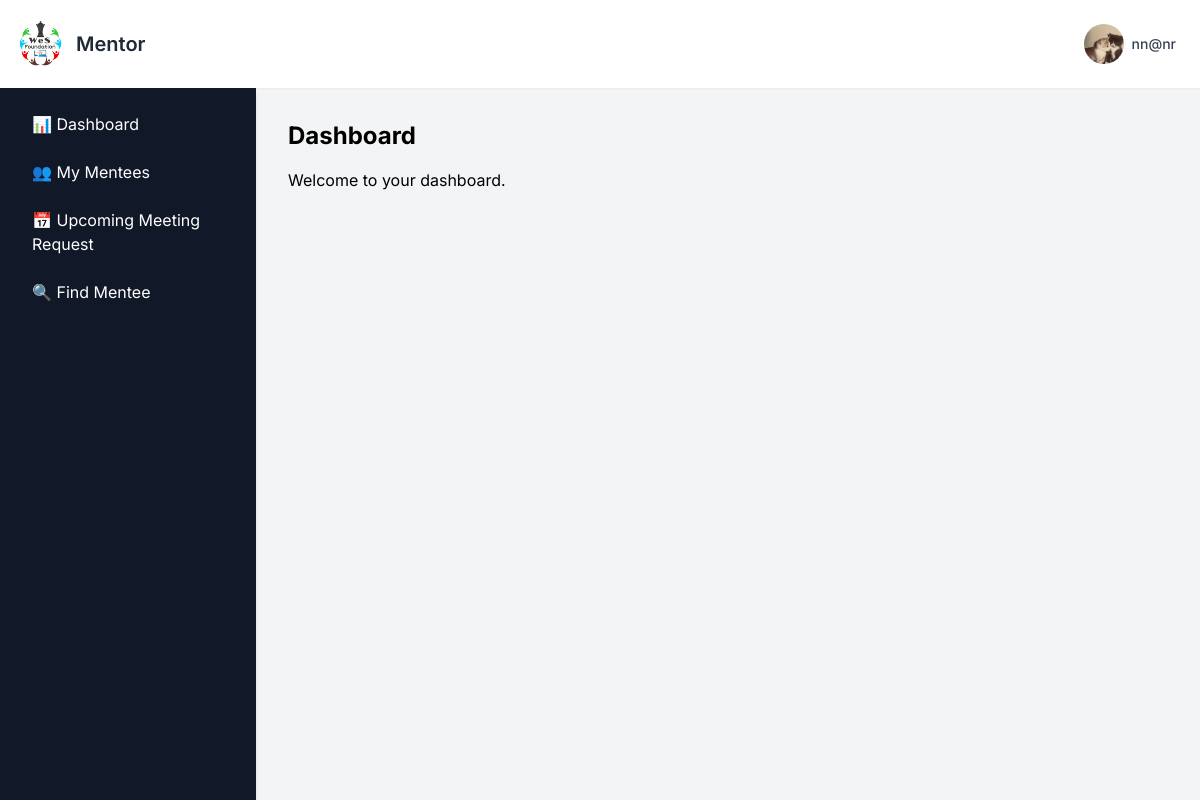
The app's page /mentordashboard (signed in) with its own data.
### app.py (models this page shows, shortened)
class MentorProfile(db.Model):
    __tablename__="mentor_profile"
    id = db.Column(db.Integer, primary_key=True)
    user_id= db.Column(db.Integer, db.ForeignKey("signup_details.id"),nullable=False)
    profession = db.Column(db.String(100))
    organisation = db.Column(db.String(150))
    whatsapp = db.Column(db.String(20))
    location = db.Column(db.String(100))
    education = db.Column(db.String(150))
    language = db.Column(db.String(100))
    availability = db.Column(db.String(100))
    connect_frequency = db.Column(db.String(100))
    preferred_communication = db.Column(db.String(100))
    social_link = db.Column(db.String(200))
    why_mentor = db.Column(db.Text)
    additional_info = db.Column(db.Text)
    profile_picture = db.Column(db.String(100))
    years_of_experience = db.Column(db.String(100))
    status = db.Column(db.String(20), default="pending")

class User(db.Model):
    __tablename__ = "signup_details"
    id = db.Column(db.Integer, primary_key=True)
    name = db.Column(db.String(100), nullable=False)
    email = db.Column(db.String(100), unique=True, nullable=False)
    password = db.Column(db.String(200), nullable=False)   # length thoda bada
    user_type = db.Column(db.String(10), nullable=False)
    mentor_profile = db.relationship("MentorProfile", backref="user", uselist=False)

### app.py (the view)
@app.route("/mentordashboard")
def mentordashboard():
    if "email" in session and session.get("user_type") == "1":
        user = User.query.filter_by(email=session["email"]).first()
        all_mentees = MenteeProfile.query.all()
        return render_template(
            "mentordashboard.html",
            show_sidebar=True,
            user_email=session["email"],
            all_mentees=all_mentees,
            active_section="dashboard"
        )
    return redirect(url_for("signin"))

### templates/mentordashboard.html (shortened to what this page needs)
{% extends "base2.html" %}
{% block user %}Mentor{% endblock %}
{% block content %}
<div class="   flex-1">
  <div id="section-dashboard" class="hidden">
    <h1 class="text-2xl font-bold mb-4">Dashboard</h1>
    <p>Welcome to your dashboard.</p>
  </div>
</div>
{% endblock %}

### templates/base2.html (shortened to what this page needs)
<!DOCTYPE html>
<html lang="en">
<head>
    <script src="https://cdn.tailwindcss.com"></script>
</head>
<body class="flex flex-col h-screen overflow-hidden ">
    <nav class="bg-white shadow-sm p-4 flex justify-between items-center z-10">
        <div class="flex items-center space-x-2">
             <a href="
             {% if session.get('user_type') == '0' %}
                {{ url_for('supervisordashboard') }}
            {% elif session.get('user_type') == '1' %}
                {{ url_for('mentordashboard') }}
            {% elif session.get('user_type') == '2' %}
                {{ url_for('menteedashboard') }}
            {% else %}
                {{ url_for('home') }}
            {% endif %}
             " class="flex items-center">
            <img src="{{ url_for('static', filename='img/logo.jpg') }}" alt="LOGO" class="h-12 w-12 rounded-full mr-3">
            <span class="text-xl font-semibold text-gray-800">{% block user %}{% endblock %}</span>
            </a>
        </div>
        <div class="relative">
            <button id="profile-dropdown-btn" class="group flex items-center space-x-2 p-2 rounded-full hover:bg-gray-600 hover:text-white transition-colors duration-200 focus:outline-none focus:ring focus:ring-blue-300">
                    <div class="top-right-profile">
                        {% if current_user_profile_pic %}
                            <img src="{{ url_for('static', filename='uploads/' + current_user_profile_pic) }}"
                                 alt="Profile Picture" class="w-10 h-10 rounded-full object-cover">
                        {% else %}
                            <img src="{{ url_for('static', filename='uploads/default.png') }}"
                                 alt="Profile Picture" class="w-10 h-10 rounded-full object-cover">
                        {% endif %}
                    </div>
                <span class="text-sm font-medium text-gray-700 group-hover:text-white hidden sm:block">{{ session.get('email') }}</span>
            </button>
        </div>
    </nav>
    <div class="flex flex-1 overflow-hidden">
    <div class="flex flex-1 overflow-hidden">
        {% if show_sidebar %}
<aside id="sidebar"
       class="fixed inset-y-0 left-0 w-64 bg-gray-900 shadow-md p-4 space-y-2 overflow-y-auto
              transform -translate-x-full transition-transform duration-200 ease-in-out
              md:relative md:translate-x-0 z-20">
    {% if session.get('user_type') == '0' %}
        <a href="javascript:void(0)" onclick="showSection('dashboard')" id="link-dashboard"
           class="block px-4 py-2 text-white  hover:bg-gray-600 rounded-md">
           📊 Dashboard
        </a>
        <a href="javascript:void(0)" onclick="showSection('mentors')" id="link-mentors"
           class="block px-4 py-2 text-white  hover:bg-gray-600 rounded-md">
           🎓 Mentors
        </a>
        <a href="javascript:void(0)" onclick="showSection('mentees')" id="link-mentees"
           class="block px-4 py-2 text-white  hover:bg-gray-600 rounded-md">
           👥 Mentees
        </a>
        <a href="javascript:void(0)" onclick="showSection('requests')" id="link-requests"
           class="block px-4 py-2 text-white  hover:bg-gray-600 rounded-md">
           📩 Requests
        </a>
    {% elif session.get('user_type') == '1' %}
        <a href="javascript:void(0)" onclick="showSection('dashboard')" id="link-dashboard"
           class="block px-4 py-2 text-white  hover:bg-gray-600 rounded-md">
           📊 Dashboard
        </a>
        <a href="javascript:void(0)" onclick="showSection('mentees')" id="link-mentees"
           class="block px-4 py-2 text-white  hover:bg-gray-600 rounded-md">
           👥 My Mentees
        </a>
        <a href="javascript:void(0)" onclick="showSection('upcoming')" id="link-upcoming"
           class="block px-4 py-2 text-white  hover:bg-gray-600 rounded-md">
           📅 Upcoming Meeting Request
        </a>
        <a href="javascript:void(0)" onclick="showSection('findmentee')" id="link-findmentee"
           class="block px-4 py-2 text-white  hover:bg-gray-600 rounded-md">
           🔍 Find Mentee
        </a>
    {% endif %}
</aside>
        {% endif %}
    <main class="flex-1 p-8 overflow-y-auto pb-40">
        {% block content %}{% endblock %}
    </main>
</div>
    </div>
</body>
</html>

### templates/base2.html (style rules this page uses)
body { font-family: 'Inter', sans-serif; background-color: #f3f4f6; }

### records on screen
MentorProfile: profile_picture (picture)
User: get "nn@nr"
